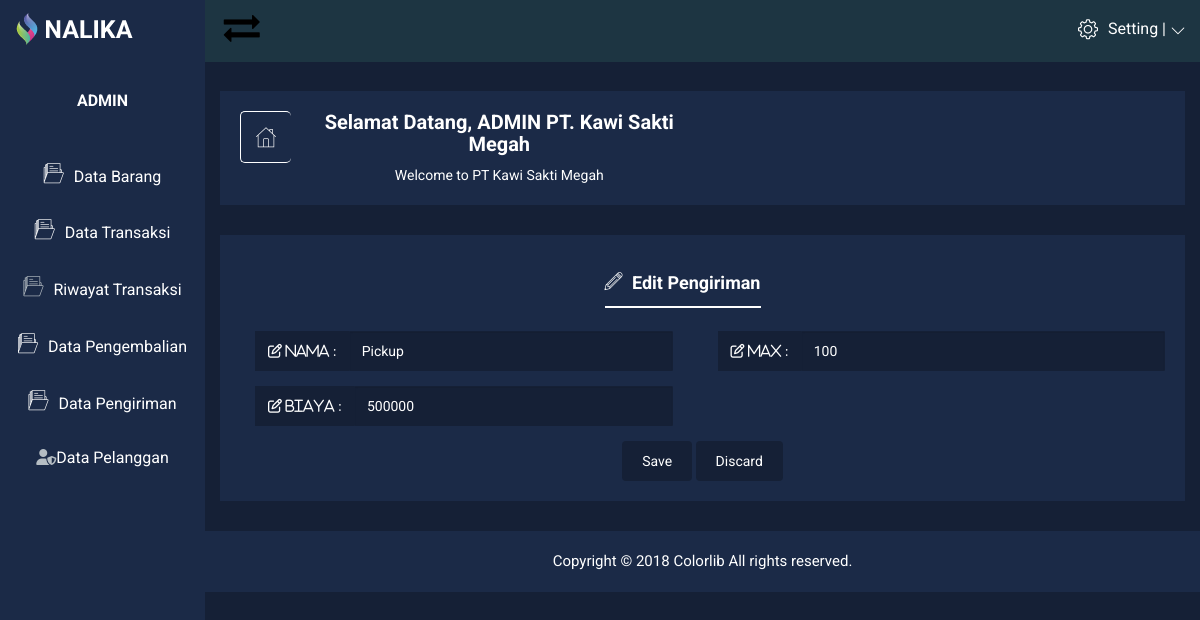
The app's page /admin/data-pengiriman/edit-pengiriman.php?id_pengiriman=1 (signed in) with its own data.
### tables this page shows
CREATE TABLE `pengiriman` (
  `id_pengiriman` int(11) NOT NULL,
  `nama` varchar(50) NOT NULL,
  `biaya` int(20) NOT NULL,
  `max` int(11) NOT NULL
);

### admin/data-pengiriman/edit-pengiriman.php (the view, shortened to what this page needs)
<?php
include "../connection/Connection.php";
$id_pengiriman = $_GET['id_pengiriman'];
$query = mysqli_query($mysqli, "SELECT * FROM pengiriman WHERE id_pengiriman = '$id_pengiriman'") or die("data salah: " . mysqli_error($mysqli));
?>
<!doctype html>
<html class="no-js" lang="en">
<head>
    <link rel="stylesheet" href="../css/bootstrap.min.css">
    <link rel="stylesheet" href="../css/font-awesome.min.css">
    <link rel="stylesheet" href="../css/nalika-icon.css">
    <link rel="stylesheet" href="../css/owl.carousel.css">
    <link rel="stylesheet" href="../css/owl.theme.css">
    <link rel="stylesheet" href="../css/owl.transitions.css">
    <link rel="stylesheet" href="../css/animate.css">
    <link rel="stylesheet" href="../css/normalize.css">
    <link rel="stylesheet" href="../css/meanmenu.min.css">
    <link rel="stylesheet" href="../css/main.css">
    <link rel="stylesheet" href="../css/morrisjs/morris.css">
    <link rel="stylesheet" href="../css/scrollbar/jquery.mCustomScrollbar.min.css">
    <link rel="stylesheet" href="../css/metisMenu/metisMenu.min.css">
    <link rel="stylesheet" href="../css/metisMenu/metisMenu-vertical.css">
    <link rel="stylesheet" href="../css/calendar/fullcalendar.min.css">
    <link rel="stylesheet" href="../css/calendar/fullcalendar.print.min.css">
    <link rel="stylesheet" href="../style.css">
    <link rel="stylesheet" href="../css/responsive.css">
</head>
<body>
    <div class="left-sidebar-pro">
        <nav id="sidebar" class="">
            <div class="sidebar-header">
                <a><img class="main-logo" src="img/logo/logo.png" alt="" /></a>
                <br>
            </div>
            <div class="nalika-profile">
                <div class="profile-dtl">
                    <h2> <b>A<span class="min-dtn">DMIN</span></b></h2>
                </div>
            </div>
            <div class="left-custom-menu-adp-wrap comment-scrollbar">
                <nav class="sidebar-nav left-sidebar-menu-pro">
                    <ul class="metismenu" id="menu1">
                        <li>
                            <a title="Data Barang" href="data-barang.php"><i class="icon nalika-folder icon-wrap"></i><span class="mini-click-non">Data Barang</span></a>
                        </li>
                        <li>
                            <a title="Data Transaksi" href="../data-transaksi/data-transaksi.php"><i class="icon nalika-folder icon-wrap"></i><span class="mini-click-non">Data Transaksi</span></a>
                        </li>
                        <li>
                            <a title="Riwayat Transaksi" href="../data-riwayat/data-riwayat.php"><i class="icon nalika-folder icon-wrap" style="color:#fbfffbb0"></i><span class="mini-sub-pro">Riwayat Transaksi</span></a>
                        </li>
                        <li>
                            <a title="Data Pengembalian" href="../data-pengembalian/data-pengembalian.php"><i class="icon nalika-folder icon-wrap"></i><span class="mini-click-non">Data Pengembalian</span></a>
                        </li>
                        <li>
                            <a title="Data Pengiriman" href="../data-pengiriman/data-pengiriman.php"><i class="icon nalika-folder icon-wrap"></i><span class="mini-click-non">Data Pengiriman</span></a>
                        </li>
                        <li>
                            <a title="Data Pelanggan" href="../data-akun/data-akun.php"><i class="fas fa-user-shield" style="color:#fbfffbb0"></i><span class="mini-sub-pro">Data Pelanggan</span></a>
                        </li>
                    </ul>
                </nav>
            </div>
        </nav>
    </div>
    <div class="all-content-wrapper">
        <div class="container-fluid">
            <div class="row">
                <div class="col-lg-12 col-md-12 col-sm-12 col-xs-12">
                    <div class="logo-pro">
                        <a><img class="main-logo" src="img/logo/logo.png" alt="" /></a>
                    </div>
                </div>
            </div>
        </div>
        <div class="header-advance-area">
            <div class="header-top-area" style="background-color: #1d3542">
                <div class="container-fluid">
                    <div class="row">
                        <div class="col-lg-12 col-md-12 col-sm-12 col-xs-12">
                            <div class="header-top-wraper">
                                <div class="row">
                                    <div class="col-lg-1 col-md-0 col-sm-1 col-xs-12">
                                        <div class="menu-switcher-pro">
                                            <button type="button" id="sidebarCollapse" class='fa fa-exchange' style='font-size:36px; color:#000; padding-top: 10px' onmouseover="this.style.transform='scale(1.3)'" onmouseout="this.style.transform='scale(1)'"><span class="tooltiptext"></span></button>
                                        </div>
                                    </div>
                                    <div class="col-lg-6 col-md-7 col-sm-6 col-xs-12">
                                        <div class="header-top-menu tabl-d-n hd-search-rp">
                                            <div class="breadcome-heading">
                                            </div>
                                        </div>
                                    </div>
                                    <div class="col-lg-5 col-md-5 col-sm-12 col-xs-12">
                                        <div class="header-right-info">
                                            <ul class="nav navbar-nav mai-top-nav header-right-menu">
                                                <li class="nav-item">
                                                    <a href="#" data-toggle="dropdown" role="button" aria-expanded="false" class="nav-link dropdown-toggle">
                                                        <i class="icon nalika-settings author-log-ic"></i>
                                                        <span class="admin-name">Setting |</span>
                                                        <i class="icon nalika-down-arrow nalika-angle-dw author-log-ic"></i>
                                                    </a>
                                                </li>
                                            </ul>
                                        </div>
                                    </div>
                                </div>
                            </div>
                        </div>
                    </div>
                </div>
            </div>
            <div class="section-admin container-fluid">
                <div class="row admin text-center">
                    <div class="col-md-12">
                    </div>
                </div>
            </div>
            <div class="breadcome-area">
                <div class="container-fluid">
                    <div class="row">
                        <div class="col-lg-12 col-md-12 col-sm-12 col-xs-12">
                            <div class="breadcome-list">
                                <div class="row">
                                    <div class="col-lg-6 col-md-6 col-sm-6 col-xs-6">
                                        <div class="breadcomb-wp">
                                            <div class="breadcomb-icon">
                                                <i class="icon nalika-home"></i>
                                            </div>
                                            <div class="breadcomb-ctn">
                                                <h2>Selamat Datang, ADMIN PT. Kawi Sakti Megah</h2>
                                                <p>Welcome to PT Kawi Sakti Megah</span></p>
                                            </div>
                                        </div>
                                    </div>
                                </div>
                            </div>
                        </div>
                    </div>
                </div>
            </div>
        </div>
        <div class="single-product-tab-area mg-b-30">
            <div class="single-pro-review-area">
                <div class="container-fluid">
                    <div class="row">
                        <div class="col-lg-12 col-md-12 col-sm-12 col-xs-12">
                            <div class="review-tab-pro-inner">
                                <ul id="myTab3" class="tab-review-design">
                                    <li class="active"><a href="#edit"><i class="icon nalika-edit" aria-hidden="true"></i> Edit Pengiriman</a></li>
                                </ul>
                                <div id="myTabContent" class="tab-content custom-product-edit">
                                    <form action="" method="post">
                                        <?php while ($show = mysqli_fetch_array($query)) { ?>
                                            <div class="product-tab-list tab-pane fade active in" id="edit">
                                                <div class="row">
                                                    <div class="col-lg-6 col-md-6 col-sm-6 col-xs-12">
                                                        <div class="review-content-section">
                                                            <div class="input-group mg-b-pro-edt">
                                                                <span class="input-group-addon"><i class="fa fa-edit" aria-hidden="true"> Nama :</i></span>
                                                                <input name="nama" type="text" class="form-control" value="<?php echo $show['nama']; ?>">
                                                            </div>
                                                            <div class="input-group mg-b-pro-edt">
                                                                <span class="input-group-addon"><i class="fa fa-edit" aria-hidden="true"> Biaya :</i></span>
                                                                <input name="biaya" type="text" class="form-control" value="<?php echo $show['biaya']; ?>">
                                                            </div>
                                                        </div>
                                                    </div>
                                                    <div class="col-lg-6 col-md-6 col-sm-6 col-xs-12">
                                                        <div class="input-group mg-b-pro-edt">
                                                            <span class="input-group-addon"><i class="fa fa-edit" aria-hidden="true"> Max :</i></span>
                                                            <input name="max" type="text" class="form-control" value="<?php echo $show['max']; ?>">
                                                        </div>
                                                    </div>
                                                </div>
                                            <?php } ?>
                                            <div class="row">
                                                <div class="col-lg-12 col-md-12 col-sm-12 col-xs-12">
                                                    <div class="text-center custom-pro-edt-ds">
                                                        <input type="submit" name="submit" class="btn btn-ctl-bt waves-effect waves-light" value="Save">
                                                        <a href="data-barang.php" type="button" class="btn btn-ctl-bt waves-effect waves-light">Discard</a>
                                                    </div>
                                                </div>
                                            </div>
                                            </div>
                                    </form>
                                </div>
                            </div>
                        </div>
                    </div>
                </div>
            </div>
        </div>
        <div class="footer-copyright-area">
            <div class="container-fluid">
                <div class="row">
                    <div class="col-lg-12">
                        <div class="footer-copy-right">
                            <p>Copyright © 2018 <a href="https://colorlib.com/wp/templates/">Colorlib</a> All rights reserved.</p>
                        </div>
                    </div>
                </div>
            </div>
        </div>
</body>
</html>

### admin/css/main.css (style rules this page uses)
html { color: #222; font-size: 1em; line-height: 1.4; }
audio, canvas, iframe, img, svg, video { vertical-align: middle; }

### admin/css/metisMenu/metisMenu-vertical.css (style rules this page uses)
.sidebar-nav { background: #fff; }
.sidebar-nav ul { padding: 0; margin: 0; list-style: none; background: #1b2a47; }
.sidebar-nav .metismenu { background: #1b2a47; display: -webkit-box; display: -ms-flexbox; display: flex; -webkit-box-orient: vertical; -webkit-box-direction: normal; -ms-flex-direction: column; flex-direction: column; }
.sidebar-nav .metismenu li + li { margin-top: 5px; }
.sidebar-nav .metismenu li:first-child { margin-top: 5px; }
.sidebar-nav .metismenu li:last-child { margin-bottom: 5px; }
.sidebar-nav .metismenu > li { display: -webkit-box; display: -ms-flexbox; display: flex; -webkit-box-orient: vertical; -webkit-box-direction: normal; -ms-flex-direction: column; flex-direction: column; position: relative; }
.sidebar-nav .metismenu a { position: relative; display: block; padding: 13px 15px; color: #fff; outline-width: 0; transition: all .3s ease-out; font-size:16px; }
.sidebar-nav .metismenu li .icon-wrap { margin-right:10px; font-size:20px; }

### records on screen
pengiriman: nama "Pickup", biaya "500000", max "100"
